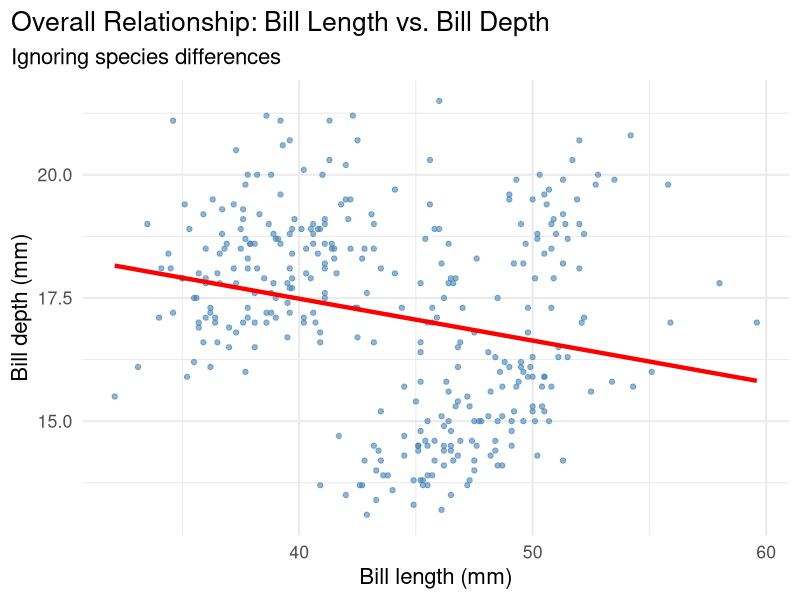
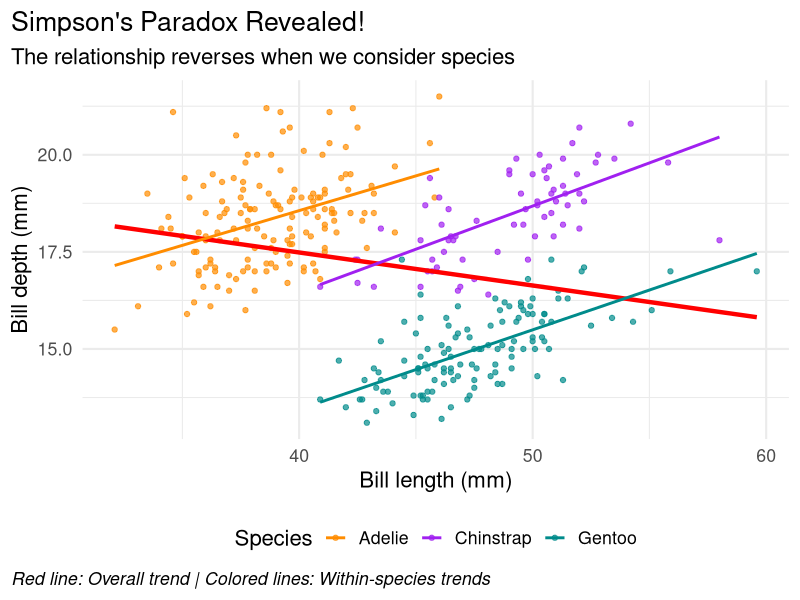
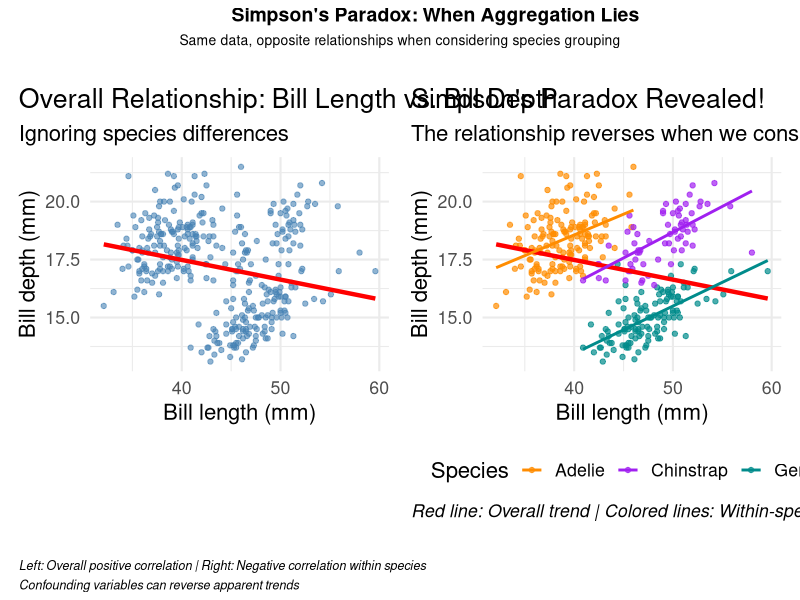

Source code (R) for these figures, in order:
## ---- chunk 1
#| message: false
#| warning: false
# Set CRAN mirror for package installation
options(repos = c(CRAN = "https://cran.rstudio.com/"))

# Install required packages if not already installed
if (!require(patchwork, quietly = TRUE)) {
  install.packages("patchwork")
  library(patchwork)
}

library(ggplot2)
library(palmerpenguins)
data(penguins)
## ---- chunk 2
#| message: false
#| warning: false
plot1 <- ggplot(data = penguins,
        aes(x = bill_length_mm,
        y = bill_depth_mm)) +
  theme_minimal(16) +
  geom_point(alpha = 0.6, color = "steelblue") +
  labs(title = "Overall Relationship: Bill Length vs. Bill Depth",
       subtitle = "Ignoring species differences",
       x = "Bill length (mm)",
       y = "Bill depth (mm)") +
  theme(plot.title.position = "plot",
        plot.caption = element_text(hjust = 0, face= "italic"),
        plot.caption.position = "plot") +
  geom_smooth(method = "lm", se = FALSE, color = "red", linewidth = 1.5)

plot1
## ---- chunk 3
#| message: false
#| warning: false
#| eval: true
#| fig-cap: "Simpson's Paradox Revealed: Overall vs. Species-Specific Relationships"

plot2 <- ggplot(data = penguins,
       aes(x = bill_length_mm,
           y = bill_depth_mm,
           color = species)) +
  theme_minimal(16) +
  geom_point(alpha = 0.7) +
  scale_color_manual(values = c("darkorange","purple","cyan4"),
                     name = "Species") +
  labs(title = "Simpson's Paradox Revealed!",
       subtitle = "The relationship reverses when we consider species",
       x = "Bill length (mm)",
       y = "Bill depth (mm)",
       caption = "Red line: Overall trend | Colored lines: Within-species trends") +
  theme(plot.title.position = "plot",
        plot.caption = element_text(hjust = 0, face = "italic"),
        plot.caption.position = "plot",
        legend.position = "bottom") +
  # Overall trend (ignoring species)
  geom_smooth(method = "lm", se = FALSE, color = "red", 
              linewidth = 1.5, alpha = 0.8) +
  # Species-specific trends
  geom_smooth(method = "lm", se = FALSE, linewidth = 1)

plot2
## ---- chunk 4
#| message: false
#| warning: false
#| fig-cap: "Simpson's Paradox: The Same Data, Two Different Stories"

# Create the side-by-side comparison using patchwork
comparison_plot <- (plot1 | plot2) +
  plot_annotation(
    title = "Simpson's Paradox: When Aggregation Lies",
    subtitle = "Same data, opposite relationships when considering species grouping",
    caption = "Left: Overall positive correlation | Right: Negative correlation within species\nConfounding variables can reverse apparent trends",
    theme = theme(
      plot.title = element_text(size = 14, face = "bold", hjust = 0.6),
      plot.subtitle = element_text(size = 10, hjust = 0.5, margin = margin(b = 20)),
      plot.caption = element_text(size = 9, hjust = 0, face = "italic", 
                                 margin = margin(t = 20), lineheight = 1.3)
    )
  )

comparison_plot
